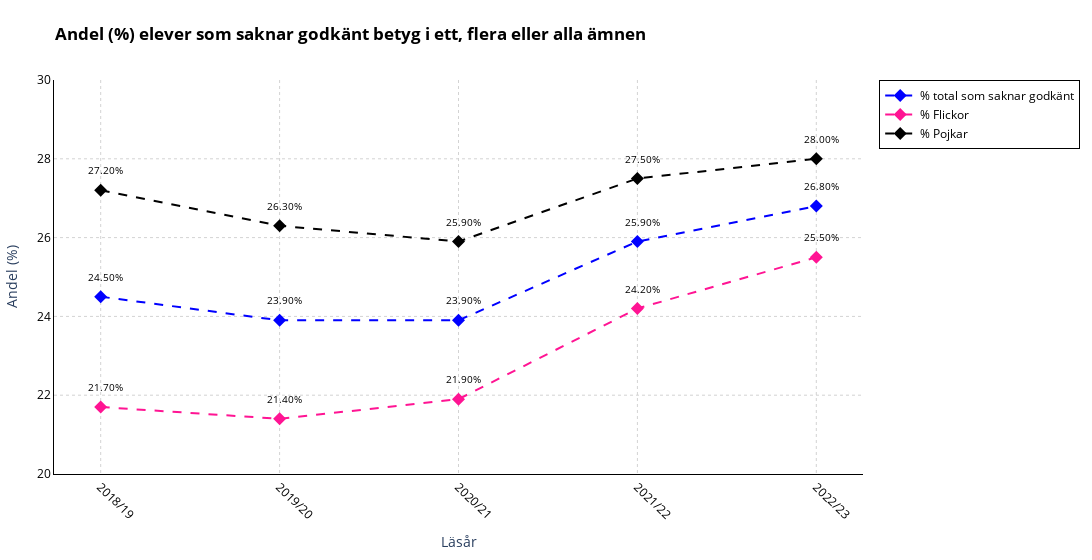

Notebook cell for this chart:
### Code cell
import pandas as pd
import plotly.graph_objects as go

df_1b = pd.read_excel("betyg_o_prov_riksnivå.xlsx", sheet_name="Tabell 1B")
data_1b = df_1b.iloc[7:12].copy()

b_columns = [
    "Läsår",
    "Medelvärde 16 ämnen totalt",
    "Medelvärde 16 ämne flickor",
    "Medelvärde 16 ämnen pojkar",
    "Medelvärde 17 ämnen totalt",
    "Medelvärde 17 flickor",
    "Medelvärde 17 pojkar",
    "% Som saknar godkänt",
    "% Flickor",
    "% Pojkar",
]

data_1b.columns = b_columns

fig = go.Figure()

fig.add_trace(go.Scatter(x=data_1b["Läsår"], y=data_1b["% Som saknar godkänt"], mode="lines+markers", name="% total som saknar godkänt", line=dict(color="blue", dash="dash"), marker=dict(symbol="diamond", size=10), text=data_1b["% Som saknar godkänt"], hoverinfo="text+x+y"))
fig.add_trace(go.Scatter(x=data_1b["Läsår"], y=data_1b["% Flickor"], mode="lines+markers", name="% Flickor", line=dict(color="deeppink", dash="dash"), marker=dict(symbol="diamond", size=10), text=data_1b["% Flickor"], hoverinfo="text+x+y"))
fig.add_trace(go.Scatter(x=data_1b["Läsår"], y=data_1b["% Pojkar"], mode="lines+markers", name="% Pojkar", line=dict(color="black", dash="dash"), marker=dict(symbol="diamond", size=10), text=data_1b["% Pojkar"], hoverinfo="text+x+y"))

for i, row in data_1b.iterrows():
    fig.add_annotation(
        x=row["Läsår"],
        y=row["% Som saknar godkänt"],
        text=f"{row['% Som saknar godkänt']:.2f}%",
        showarrow=False,
        font=dict(color="black", size=10),
        xshift=5,
        yshift=20,
    )

for i, row in data_1b.iterrows():
    fig.add_annotation(
        x=row["Läsår"],
        y=row["% Flickor"],
        text=f"{row['% Flickor']:.2f}%",
        showarrow=False,
        font=dict(color="black", size=10),
        xshift=5,
        yshift=20,
    )

for i, row in data_1b.iterrows():
    fig.add_annotation(
        x=row["Läsår"],
        y=row["% Pojkar"],
        text=f"{row['% Pojkar']:.2f}%",
        showarrow=False,
        font=dict(color="black", size=10),
        xshift=5,
        yshift=20,
    )

fig.update_layout(
    title=dict(
        text="<b>Andel (%) elever som saknar godkänt betyg i ett, flera eller alla ämnen</b>",
        font=dict(color="black")
    ),
    xaxis=dict(title="Läsår", tickangle=45, tickfont=dict(color="black"), showgrid=True, showline=True, linewidth=1, linecolor="black", tickmode="linear", tick0=0, dtick=1, gridcolor="lightgray", gridwidth=1, griddash="dot"),
    yaxis=dict(title="Andel (%)", tickfont=dict(color="black"), showgrid=True, showline=True, linewidth=1, linecolor="black", range=[20, 30], dtick=2, tickwidth=1, tickcolor="black", gridcolor="lightgray", gridwidth=1, griddash="dot"),
    legend=dict(font=dict(color="black"), bgcolor="white", bordercolor="black", borderwidth=1),
    plot_bgcolor="white",
    paper_bgcolor="white",
    margin=dict(l=50, r=50, t=80, b=80), 
    width=1200,  
)

fig.show()

### Figure 1 — Plotly figure (JSON) as saved in the notebook; plotly's stock layout.template omitted (floating-point values rounded to 4 significant figures)
{"data": [{"hoverinfo": "text+x+y", "line": {"color": "blue", "dash": "dash"}, "marker": {"size": 10, "symbol": "diamond"}, "mode": "lines+markers", "name": "% total som saknar godkänt", "text": [24.5, 23.9, 23.9, 25.9, 26.8], "type": "scatter", "x": ["2018/19", "2019/20", "2020/21", "2021/22", "2022/23"], "y": [24.5, 23.9, 23.9, 25.9, 26.8]}, {"hoverinfo": "text+x+y", "line": {"color": "deeppink", "dash": "dash"}, "marker": {"size": 10, "symbol": "diamond"}, "mode": "lines+markers", "name": "% Flickor", "text": [21.7, 21.4, 21.9, 24.2, 25.5], "type": "scatter", "x": ["2018/19", "2019/20", "2020/21", "2021/22", "2022/23"], "y": [21.7, 21.4, 21.9, 24.2, 25.5]}, {"hoverinfo": "text+x+y", "line": {"color": "black", "dash": "dash"}, "marker": {"size": 10, "symbol": "diamond"}, "mode": "lines+markers", "name": "% Pojkar", "text": [27.2, 26.3, 25.9, 27.5, 28], "type": "scatter", "x": ["2018/19", "2019/20", "2020/21", "2021/22", "2022/23"], "y": [27.2, 26.3, 25.9, 27.5, 28]}], "layout": {"annotations": [{"font": {"color": "black", "size": 10}, "showarrow": false, "text": "24.50%", "x": "2018/19", "xshift": 5, "y": 24.5, "yshift": 20}, {"font": {"color": "black", "size": 10}, "showarrow": false, "text": "23.90%", "x": "2019/20", "xshift": 5, "y": 23.9, "yshift": 20}, {"font": {"color": "black", "size": 10}, "showarrow": false, "text": "23.90%", "x": "2020/21", "xshift": 5, "y": 23.9, "yshift": 20}, {"font": {"color": "black", "size": 10}, "showarrow": false, "text": "25.90%", "x": "2021/22", "xshift": 5, "y": 25.9, "yshift": 20}, {"font": {"color": "black", "size": 10}, "showarrow": false, "text": "26.80%", "x": "2022/23", "xshift": 5, "y": 26.8, "yshift": 20}, {"font": {"color": "black", "size": 10}, "showarrow": false, "text": "21.70%", "x": "2018/19", "xshift": 5, "y": 21.7, "yshift": 20}, {"font": {"color": "black", "size": 10}, "showarrow": false, "text": "21.40%", "x": "2019/20", "xshift": 5, "y": 21.4, "yshift": 20}, {"font": {"color": "black", "size": 10}, "showarrow": false, "text": "21.90%", "x": "2020/21", "xshift": 5, "y": 21.9, "yshift": 20}, {"font": {"color": "black", "size": 10}, "showarrow": false, "text": "24.20%", "x": "2021/22", "xshift": 5, "y": 24.2, "yshift": 20}, {"font": {"color": "black", "size": 10}, "showarrow": false, "text": "25.50%", "x": "2022/23", "xshift": 5, "y": 25.5, "yshift": 20}, {"font": {"color": "black", "size": 10}, "showarrow": false, "text": "27.20%", "x": "2018/19", "xshift": 5, "y": 27.2, "yshift": 20}, {"font": {"color": "black", "size": 10}, "showarrow": false, "text": "26.30%", "x": "2019/20", "xshift": 5, "y": 26.3, "yshift": 20}, {"font": {"color": "black", "size": 10}, "showarrow": false, "text": "25.90%", "x": "2020/21", "xshift": 5, "y": 25.9, "yshift": 20}, {"font": {"color": "black", "size": 10}, "showarrow": false, "text": "27.50%", "x": "2021/22", "xshift": 5, "y": 27.5, "yshift": 20}, {"font": {"color": "black", "size": 10}, "showarrow": false, "text": "28.00%", "x": "2022/23", "xshift": 5, "y": 28, "yshift": 20}], "legend": {"bgcolor": "white", "bordercolor": "black", "borderwidth": 1, "font": {"color": "black"}}, "margin": {"b": 80, "l": 50, "r": 50, "t": 80}, "paper_bgcolor": "white", "plot_bgcolor": "white", "title": {"font": {"color": "black"}, "text": "<b>Andel (%) elever som saknar godkänt betyg i ett, flera eller alla ämnen</b>"}, "width": 1200, "xaxis": {"dtick": 1, "gridcolor": "lightgray", "griddash": "dot", "gridwidth": 1, "linecolor": "black", "linewidth": 1, "showgrid": true, "showline": true, "tick0": 0, "tickangle": 45, "tickfont": {"color": "black"}, "tickmode": "linear", "title": {"text": "Läsår"}}, "yaxis": {"dtick": 2, "gridcolor": "lightgray", "griddash": "dot", "gridwidth": 1, "linecolor": "black", "linewidth": 1, "range": [20, 30], "showgrid": true, "showline": true, "tickcolor": "black", "tickfont": {"color": "black"}, "tickwidth": 1, "title": {"text": "Andel (%)"}}}}
